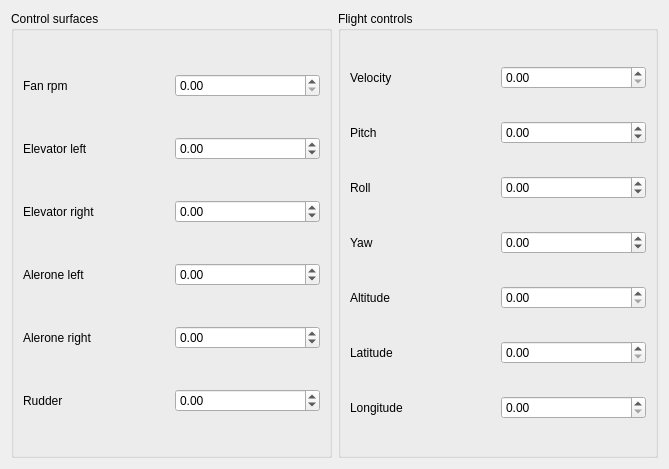
<?xml version="1.0" encoding="UTF-8"?>
<ui version="4.0">
 <class>PlaneControlsWidget</class>
 <widget class="QWidget" name="PlaneControlsWidget">
  <property name="geometry">
   <rect>
    <x>0</x>
    <y>0</y>
    <width>669</width>
    <height>469</height>
   </rect>
  </property>
  <property name="windowTitle">
   <string>Form</string>
  </property>
  <layout class="QGridLayout" name="gridLayout_2">
   <item row="0" column="0">
    <widget class="QGroupBox" name="groupBox">
     <property name="title">
      <string>Control surfaces</string>
     </property>
     <layout class="QGridLayout" name="gridLayout">
      <item row="0" column="0">
       <widget class="QLabel" name="label">
        <property name="text">
         <string>Fan rpm</string>
        </property>
       </widget>
      </item>
      <item row="0" column="1">
       <widget class="QDoubleSpinBox" name="spinFanRPM">
        <property name="minimum">
         <double>0.000000000000000</double>
        </property>
        <property name="maximum">
         <double>10000.000000000000000</double>
        </property>
        <property name="singleStep">
         <double>20.000000000000000</double>
        </property>
       </widget>
      </item>
      <item row="1" column="0">
       <widget class="QLabel" name="label_2">
        <property name="text">
         <string>Elevator left</string>
        </property>
       </widget>
      </item>
      <item row="1" column="1">
       <widget class="QDoubleSpinBox" name="spinElevatorL_angle">
        <property name="minimum">
         <double>-180.000000000000000</double>
        </property>
        <property name="maximum">
         <double>180.000000000000000</double>
        </property>
        <property name="singleStep">
         <double>5.000000000000000</double>
        </property>
       </widget>
      </item>
      <item row="2" column="0">
       <widget class="QLabel" name="label_3">
        <property name="text">
         <string>Elevator right</string>
        </property>
       </widget>
      </item>
      <item row="2" column="1">
       <widget class="QDoubleSpinBox" name="spinElevatorR_angle">
        <property name="minimum">
         <double>-180.000000000000000</double>
        </property>
        <property name="maximum">
         <double>180.000000000000000</double>
        </property>
        <property name="singleStep">
         <double>5.000000000000000</double>
        </property>
       </widget>
      </item>
      <item row="3" column="0">
       <widget class="QLabel" name="label_4">
        <property name="text">
         <string>Alerone left</string>
        </property>
       </widget>
      </item>
      <item row="3" column="1">
       <widget class="QDoubleSpinBox" name="spinAleroneL_angle">
        <property name="minimum">
         <double>-180.000000000000000</double>
        </property>
        <property name="maximum">
         <double>180.000000000000000</double>
        </property>
        <property name="singleStep">
         <double>5.000000000000000</double>
        </property>
       </widget>
      </item>
      <item row="4" column="0">
       <widget class="QLabel" name="label_5">
        <property name="text">
         <string>Alerone right</string>
        </property>
       </widget>
      </item>
      <item row="4" column="1">
       <widget class="QDoubleSpinBox" name="spinAleroneR_angle">
        <property name="minimum">
         <double>-180.000000000000000</double>
        </property>
        <property name="maximum">
         <double>180.000000000000000</double>
        </property>
        <property name="singleStep">
         <double>5.000000000000000</double>
        </property>
       </widget>
      </item>
      <item row="5" column="0">
       <widget class="QLabel" name="label_6">
        <property name="text">
         <string>Rudder</string>
        </property>
       </widget>
      </item>
      <item row="5" column="1">
       <widget class="QDoubleSpinBox" name="spinRudder_angle">
        <property name="minimum">
         <double>-180.000000000000000</double>
        </property>
        <property name="maximum">
         <double>180.000000000000000</double>
        </property>
        <property name="singleStep">
         <double>5.000000000000000</double>
        </property>
       </widget>
      </item>
     </layout>
    </widget>
   </item>
   <item row="0" column="1">
    <widget class="QGroupBox" name="groupBox_2">
     <property name="title">
      <string>Flight controls</string>
     </property>
     <layout class="QGridLayout" name="gridLayout_3">
      <item row="0" column="0">
       <widget class="QLabel" name="label_7">
        <property name="text">
         <string>Velocity</string>
        </property>
       </widget>
      </item>
      <item row="0" column="1">
       <widget class="QDoubleSpinBox" name="spinVelocity">
        <property name="minimum">
         <double>0.000000000000000</double>
        </property>
        <property name="maximum">
         <double>10000.000000000000000</double>
        </property>
        <property name="singleStep">
         <double>20.000000000000000</double>
        </property>
       </widget>
      </item>
      <item row="1" column="0">
       <widget class="QLabel" name="label_8">
        <property name="text">
         <string>Pitch</string>
        </property>
       </widget>
      </item>
      <item row="1" column="1">
       <widget class="QDoubleSpinBox" name="spinPitch">
        <property name="minimum">
         <double>-180.000000000000000</double>
        </property>
        <property name="maximum">
         <double>180.000000000000000</double>
        </property>
        <property name="singleStep">
         <double>10.000000000000000</double>
        </property>
       </widget>
      </item>
      <item row="2" column="0">
       <widget class="QLabel" name="label_9">
        <property name="text">
         <string>Roll</string>
        </property>
       </widget>
      </item>
      <item row="2" column="1">
       <widget class="QDoubleSpinBox" name="spinRoll">
        <property name="minimum">
         <double>-180.000000000000000</double>
        </property>
        <property name="maximum">
         <double>180.000000000000000</double>
        </property>
        <property name="singleStep">
         <double>10.000000000000000</double>
        </property>
       </widget>
      </item>
      <item row="3" column="0">
       <widget class="QLabel" name="label_10">
        <property name="text">
         <string>Yaw</string>
        </property>
       </widget>
      </item>
      <item row="3" column="1">
       <widget class="QDoubleSpinBox" name="spinYaw">
        <property name="minimum">
         <double>-180.000000000000000</double>
        </property>
        <property name="maximum">
         <double>180.000000000000000</double>
        </property>
        <property name="singleStep">
         <double>10.000000000000000</double>
        </property>
       </widget>
      </item>
      <item row="4" column="0">
       <widget class="QLabel" name="label_11">
        <property name="text">
         <string>Altitude</string>
        </property>
       </widget>
      </item>
      <item row="4" column="1">
       <widget class="QDoubleSpinBox" name="spinAltitude">
        <property name="enabled">
         <bool>true</bool>
        </property>
        <property name="minimum">
         <double>0.000000000000000</double>
        </property>
        <property name="maximum">
         <double>10000.000000000000000</double>
        </property>
        <property name="singleStep">
         <double>20.000000000000000</double>
        </property>
       </widget>
      </item>
      <item row="5" column="0">
       <widget class="QLabel" name="label_12">
        <property name="text">
         <string>Latitude</string>
        </property>
       </widget>
      </item>
      <item row="5" column="1">
       <widget class="QDoubleSpinBox" name="spinLatitude">
        <property name="enabled">
         <bool>true</bool>
        </property>
        <property name="minimum">
         <double>0.000000000000000</double>
        </property>
        <property name="maximum">
         <double>10000.000000000000000</double>
        </property>
        <property name="singleStep">
         <double>20.000000000000000</double>
        </property>
       </widget>
      </item>
      <item row="6" column="0">
       <widget class="QLabel" name="label_13">
        <property name="text">
         <string>Longitude</string>
        </property>
       </widget>
      </item>
      <item row="6" column="1">
       <widget class="QDoubleSpinBox" name="spinLongitude">
        <property name="enabled">
         <bool>true</bool>
        </property>
        <property name="minimum">
         <double>0.000000000000000</double>
        </property>
        <property name="maximum">
         <double>10000.000000000000000</double>
        </property>
        <property name="singleStep">
         <double>20.000000000000000</double>
        </property>
       </widget>
      </item>
     </layout>
    </widget>
   </item>
  </layout>
 </widget>
 <resources/>
 <connections>
  <connection>
   <sender>spinFanRPM</sender>
   <signal>valueChanged(double)</signal>
   <receiver>PlaneControlsWidget</receiver>
   <slot>onValueChange()</slot>
   <hints>
    <hint type="sourcelabel">
     <x>262</x>
     <y>82</y>
    </hint>
    <hint type="destinationlabel">
     <x>337</x>
     <y>85</y>
    </hint>
   </hints>
  </connection>
  <connection>
   <sender>spinElevatorL_angle</sender>
   <signal>valueChanged(double)</signal>
   <receiver>PlaneControlsWidget</receiver>
   <slot>onValueChange()</slot>
   <hints>
    <hint type="sourcelabel">
     <x>264</x>
     <y>143</y>
    </hint>
    <hint type="destinationlabel">
     <x>333</x>
     <y>147</y>
    </hint>
   </hints>
  </connection>
  <connection>
   <sender>spinElevatorR_angle</sender>
   <signal>valueChanged(double)</signal>
   <receiver>PlaneControlsWidget</receiver>
   <slot>onValueChange()</slot>
   <hints>
    <hint type="sourcelabel">
     <x>228</x>
     <y>210</y>
    </hint>
    <hint type="destinationlabel">
     <x>333</x>
     <y>220</y>
    </hint>
   </hints>
  </connection>
  <connection>
   <sender>spinAleroneL_angle</sender>
   <signal>valueChanged(double)</signal>
   <receiver>PlaneControlsWidget</receiver>
   <slot>onValueChange()</slot>
   <hints>
    <hint type="sourcelabel">
     <x>266</x>
     <y>277</y>
    </hint>
    <hint type="destinationlabel">
     <x>334</x>
     <y>290</y>
    </hint>
   </hints>
  </connection>
  <connection>
   <sender>spinAleroneR_angle</sender>
   <signal>valueChanged(double)</signal>
   <receiver>PlaneControlsWidget</receiver>
   <slot>onValueChange()</slot>
   <hints>
    <hint type="sourcelabel">
     <x>277</x>
     <y>332</y>
    </hint>
    <hint type="destinationlabel">
     <x>334</x>
     <y>371</y>
    </hint>
   </hints>
  </connection>
  <connection>
   <sender>spinRudder_angle</sender>
   <signal>valueChanged(double)</signal>
   <receiver>PlaneControlsWidget</receiver>
   <slot>onValueChange()</slot>
   <hints>
    <hint type="sourcelabel">
     <x>269</x>
     <y>405</y>
    </hint>
    <hint type="destinationlabel">
     <x>336</x>
     <y>425</y>
    </hint>
   </hints>
  </connection>
  <connection>
   <sender>spinVelocity</sender>
   <signal>valueChanged(double)</signal>
   <receiver>PlaneControlsWidget</receiver>
   <slot>onValueChange()</slot>
   <hints>
    <hint type="sourcelabel">
     <x>596</x>
     <y>78</y>
    </hint>
    <hint type="destinationlabel">
     <x>666</x>
     <y>85</y>
    </hint>
   </hints>
  </connection>
  <connection>
   <sender>spinPitch</sender>
   <signal>valueChanged(double)</signal>
   <receiver>PlaneControlsWidget</receiver>
   <slot>onValueChange()</slot>
   <hints>
    <hint type="sourcelabel">
     <x>604</x>
     <y>128</y>
    </hint>
    <hint type="destinationlabel">
     <x>666</x>
     <y>155</y>
    </hint>
   </hints>
  </connection>
  <connection>
   <sender>spinRoll</sender>
   <signal>valueChanged(double)</signal>
   <receiver>PlaneControlsWidget</receiver>
   <slot>onValueChange()</slot>
   <hints>
    <hint type="sourcelabel">
     <x>607</x>
     <y>186</y>
    </hint>
    <hint type="destinationlabel">
     <x>668</x>
     <y>206</y>
    </hint>
   </hints>
  </connection>
  <connection>
   <sender>spinYaw</sender>
   <signal>valueChanged(double)</signal>
   <receiver>PlaneControlsWidget</receiver>
   <slot>onValueChange()</slot>
   <hints>
    <hint type="sourcelabel">
     <x>597</x>
     <y>240</y>
    </hint>
    <hint type="destinationlabel">
     <x>667</x>
     <y>269</y>
    </hint>
   </hints>
  </connection>
  <connection>
   <sender>spinAltitude</sender>
   <signal>valueChanged(double)</signal>
   <receiver>PlaneControlsWidget</receiver>
   <slot>onValueChange()</slot>
   <hints>
    <hint type="sourcelabel">
     <x>623</x>
     <y>299</y>
    </hint>
    <hint type="destinationlabel">
     <x>666</x>
     <y>315</y>
    </hint>
   </hints>
  </connection>
  <connection>
   <sender>spinLatitude</sender>
   <signal>valueChanged(double)</signal>
   <receiver>PlaneControlsWidget</receiver>
   <slot>onValueChange()</slot>
   <hints>
    <hint type="sourcelabel">
     <x>564</x>
     <y>361</y>
    </hint>
    <hint type="destinationlabel">
     <x>664</x>
     <y>377</y>
    </hint>
   </hints>
  </connection>
  <connection>
   <sender>spinLongitude</sender>
   <signal>valueChanged(double)</signal>
   <receiver>PlaneControlsWidget</receiver>
   <slot>onValueChange()</slot>
   <hints>
    <hint type="sourcelabel">
     <x>589</x>
     <y>409</y>
    </hint>
    <hint type="destinationlabel">
     <x>662</x>
     <y>420</y>
    </hint>
   </hints>
  </connection>
 </connections>
 <slots>
  <slot>onValueChange()</slot>
 </slots>
</ui>
